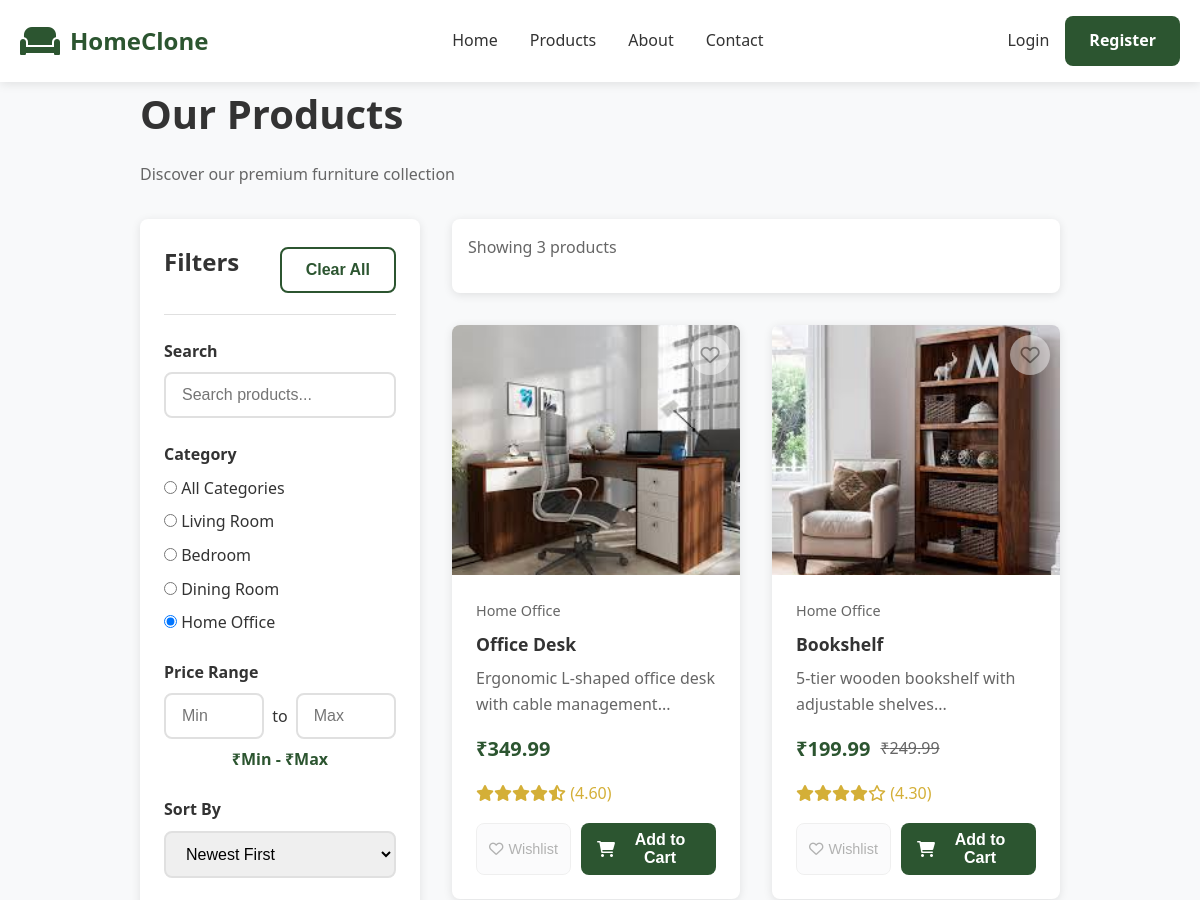
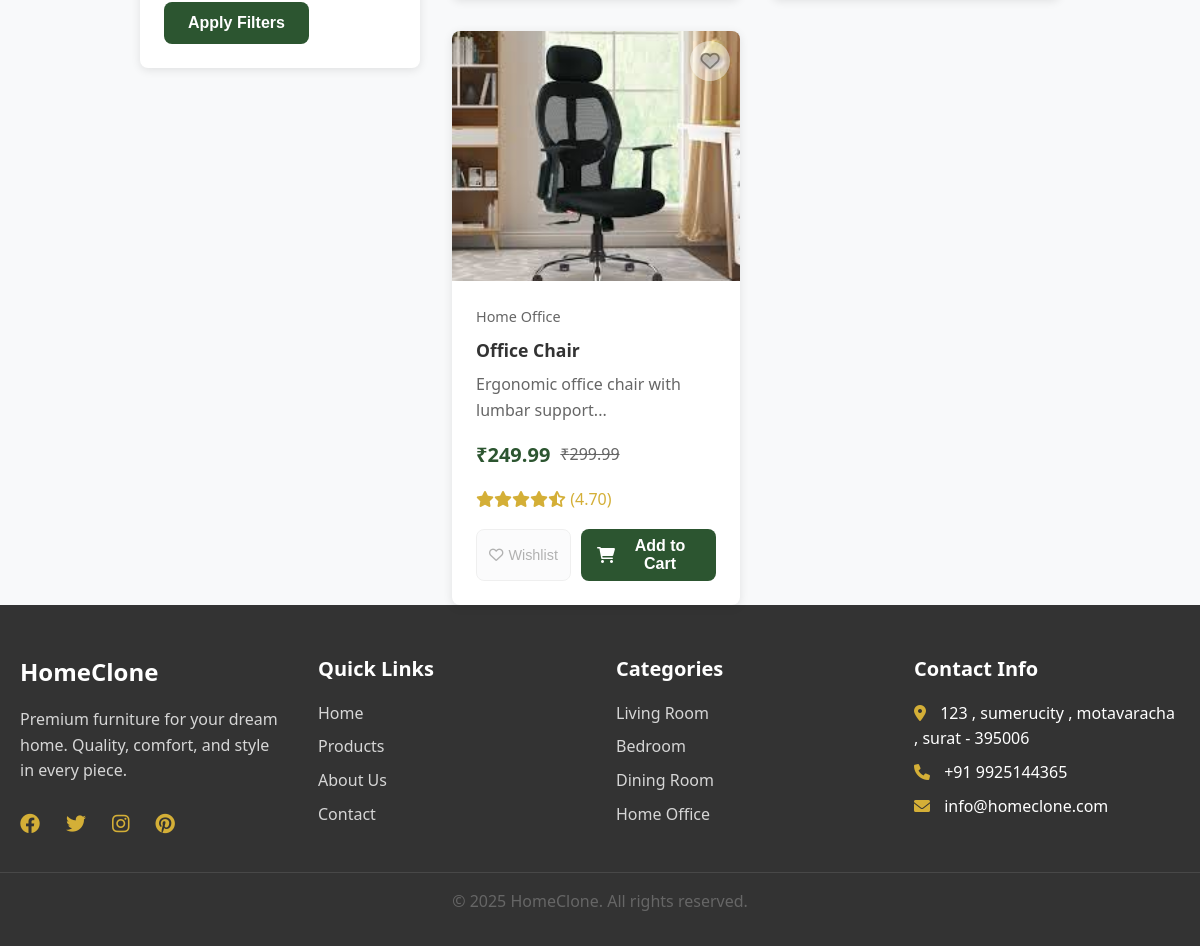
The page /products.php?category=4 on the database its author committed (2 pictures, top to bottom).
### tables this page shows
CREATE TABLE categories (
    id INT AUTO_INCREMENT PRIMARY KEY,
    name VARCHAR(100) NOT NULL,
    description TEXT,
    image VARCHAR(255),
    status ENUM('active', 'inactive') DEFAULT 'active',
    created_at TIMESTAMP DEFAULT CURRENT_TIMESTAMP
);

CREATE TABLE products (
    id INT AUTO_INCREMENT PRIMARY KEY,
    name VARCHAR(255) NOT NULL,
    description TEXT,
    price DECIMAL(10,2) NOT NULL,
    old_price DECIMAL(10,2),
    category_id INT,
    image VARCHAR(255),
    stock_quantity INT DEFAULT 0,
    rating DECIMAL(3,2) DEFAULT 0,
    featured BOOLEAN DEFAULT FALSE,
    status ENUM('active', 'inactive') DEFAULT 'active',
    created_at TIMESTAMP DEFAULT CURRENT_TIMESTAMP,
    FOREIGN KEY (category_id) REFERENCES categories(id)
);

### includes/functions.php (called while the page is built, shortened)
<?php
if (!function_exists('isLoggedIn')) {
function isLoggedIn() {
    return isset($_SESSION['user_id']);
}
function getProducts($filters = []) {
    global $pdo;
    $sql = "SELECT p.*, c.name as category_name FROM products p
            LEFT JOIN categories c ON p.category_id = c.id
            WHERE p.status = 'active'";
    $params = [];
    if (isset($filters['category']) && $filters['category'] != '') {
        $sql .= " AND p.category_id = ?";
        $params[] = $filters['category'];
    }
    $sort = isset($filters['sort']) ? $filters['sort'] : 'newest';
    switch($sort) {
        default:
            $sql .= " ORDER BY p.created_at DESC";
    }
    try {
        $stmt = $pdo->prepare($sql);
        $stmt->execute($params);
        return $stmt->fetchAll(PDO::FETCH_ASSOC);
    } catch (PDOException $e) {
        error_log("Error getting products: " . $e->getMessage());
        return [];
    }
}
}
?>

### products.php (the view, shortened to what this page needs)
<?php
include 'includes/config.php';
include 'includes/functions.php';
$filters = [
    'category' => $_GET['category'] ?? '',
    'search' => $_GET['search'] ?? '',
    'min_price' => $_GET['min_price'] ?? '',
    'max_price' => $_GET['max_price'] ?? '',
    'sort' => $_GET['sort'] ?? 'newest'
];
$categories = $pdo->query("SELECT * FROM categories WHERE status = 'active'")->fetchAll();
$products = getProducts($filters);
include 'includes/header.php';
?>
<div class="container">
    <div class="products-page">
        <div class="page-header">
            <h1>Our Products</h1>
            <p>Discover our premium furniture collection</p>
        </div>
        <div class="products-layout">
            <div class="filters-sidebar" id="filter-sidebar">
                <div class="filters-header">
                    <h3>Filters</h3>
                    <button type="button" class="btn btn-outline btn-sm" id="clear-filters">Clear All</button>
                </div>
                <form method="GET" action="" id="products-form">
                    <div class="filter-group">
                        <label class="form-label">Search</label>
                        <input type="text" class="form-control" name="search" value="<?php echo htmlspecialchars($filters['search']); ?>"
                               placeholder="Search products...">
                    </div>
                    <div class="filter-group">
                        <label class="form-label">Category</label>
                        <div class="category-filters">
                            <div class="form-check">
                                <input type="radio" class="form-check-input category-checkbox" name="category" value=""
                                       <?php echo empty($filters['category']) ? 'checked' : ''; ?> id="cat-all">
                                <label class="form-check-label" for="cat-all">All Categories</label>
                            </div>
                            <?php foreach ($categories as $category): ?>
                            <div class="form-check">
                                <input type="radio" class="form-check-input category-checkbox" name="category"
                                       value="<?php echo $category['id']; ?>"
                                       <?php echo $filters['category'] == $category['id'] ? 'checked' : ''; ?>
                                       id="cat-<?php echo $category['id']; ?>">
                                <label class="form-check-label" for="cat-<?php echo $category['id']; ?>">
                                    <?php echo $category['name']; ?>
                                </label>
                            </div>
                            <?php endforeach; ?>
                        </div>
                    </div>
                    <div class="filter-group">
                        <label class="form-label">Price Range</label>
                        <div class="price-inputs">
                            <input type="number" class="form-control" name="min_price" placeholder="Min"
                                   value="<?php echo $filters['min_price']; ?>" min="0">
                            <span>to</span>
                            <input type="number" class="form-control" name="max_price" placeholder="Max"
                                   value="<?php echo $filters['max_price']; ?>" min="0">
                        </div>
                        <div id="price-display" class="price-display">
                        </div>
                    </div>
                    <div class="filter-group">
                        <label class="form-label">Sort By</label>
                        <select class="form-control" name="sort" id="sort-select">
                            <option value="newest" <?php echo $filters['sort'] == 'newest' ? 'selected' : ''; ?>>Newest First</option>
                        </select>
                    </div>
                    <button type="submit" class="btn btn-primary btn-block" id="apply-filters">Apply Filters</button>
                </form>
            </div>
            <div class="products-main">
                <div class="products-header">
                    <div class="products-info">
                        <p>Showing <?php echo count($products); ?> products</p>
                    </div>
                </div>
                <?php if (empty($products)): ?>
                    <div class="no-products">
                        <i class="fas fa-search fa-3x"></i>
                        <h3>No products found</h3>
                        <p>Try adjusting your filters or search terms</p>
                        <a href="products.php" class="btn btn-primary">Clear Filters</a>
                    </div>
                <?php else: ?>
                    <div class="products-grid" id="products-grid">
                        <?php foreach ($products as $product):
                            $is_in_wishlist = false;
                        ?>
                        <div class="product-card">
                            <?php if ($product['old_price']): ?>
                                <div class="product-badge">Sale</div>
                            <?php endif; ?>
                            <div class="product-image-container">
                                <img src="images/<?php echo $product['image'] ?: 'placeholder.jpg'; ?>"
                                     alt="<?php echo htmlspecialchars($product['name']); ?>"
                                     class="product-img">
                                <div class="product-overlay">
                                    <button class="btn-wishlist-overlay <?php echo $is_in_wishlist ? 'active' : ''; ?>"
                                            data-product-id="<?php echo $product['id']; ?>"
                                            <?php echo !isLoggedIn() ? 'disabled' : ''; ?>>
                                        <i class="<?php echo $is_in_wishlist ? 'fas' : 'far'; ?> fa-heart"></i>
                                    </button>
                                </div>
                            </div>
                            <div class="product-info">
                                <div class="product-category"><?php echo $product['category_name']; ?></div>
                                <h3 class="product-title"><?php echo $product['name']; ?></h3>
                                <p class="product-description"><?php echo substr($product['description'], 0, 100); ?>...</p>
                                <div class="product-price">
                                    <span class="current-price">₹<?php echo $product['price']; ?></span>
                                    <?php if ($product['old_price']): ?>
                                        <span class="old-price">₹<?php echo $product['old_price']; ?></span>
                                    <?php endif; ?>
                                </div>
                                <div class="product-rating">
                                    <?php
                                    $rating = $product['rating'];
                                    for ($i = 1; $i <= 5; $i++):
                                        if ($i <= floor($rating)):
                                            echo '<i class="fas fa-star"></i>';
                                        elseif ($i - 0.5 <= $rating):
                                            echo '<i class="fas fa-star-half-alt"></i>';
                                        else:
                                            echo '<i class="far fa-star"></i>';
                                        endif;
                                    endfor;
                                    ?>
                                    <span>(<?php echo $rating; ?>)</span>
                                </div>
                                <div class="product-actions">
                                    <button class="btn-icon btn-wishlist <?php echo $is_in_wishlist ? 'active' : ''; ?>"
                                            data-product-id="<?php echo $product['id']; ?>"
                                            <?php echo !isLoggedIn() ? 'disabled' : ''; ?>>
                                        <i class="<?php echo $is_in_wishlist ? 'fas' : 'far'; ?> fa-heart"></i> Wishlist
                                    </button>
                                    <button class="btn btn-cart" data-product-id="<?php echo $product['id']; ?>">
                                        <i class="fas fa-shopping-cart"></i> Add to Cart
                                    </button>
                                </div>
                            </div>
                        </div>
                        <?php endforeach; ?>
                    </div>
                <?php endif; ?>
            </div>
        </div>
    </div>
</div>
<?php
include 'includes/footer.php';
?>

### css/style.css (style rules this page uses)
* { margin: 0; padding: 0; box-sizing: border-box; }
:root { --primary-color: #2c5530; --primary-dark: #1e3a24; --primary-light: #3a7042; --secondary-color: #d4af37; --accent-color: #8b4513; --text-dark: #333; --text-light: #666; --bg-light: #f8f9fa; --bg-white: #ffffff; --border-color: #e0e0e0; --shadow: 0 2px 10px rgba(0,0,0,0.1); --radius: 8px; }
body { font-family: 'Segoe UI', Tahoma, Geneva, Verdana, sans-serif; line-height: 1.6; color: var(--text-dark); background-color: var(--bg-light); }
.container { max-width: 1200px; margin: 0 auto; padding: 0 20px; }
h1, h2, h3, h4, h5, h6 { margin-bottom: 1rem; color: var(--text-dark); font-weight: 600; }
h1 { font-size: 2.5rem; }
h3 { font-size: 1.5rem; }
p { margin-bottom: 1rem; color: var(--text-light); }
.btn { display: inline-block; padding: 12px 24px; border: none; border-radius: var(--radius); text-decoration: none; text-align: center; font-weight: 600; cursor: pointer; transition: all 0.3s ease; font-size: 1rem; }
.btn-primary { background-color: var(--primary-color); color: white; }
.btn-outline { background-color: transparent; border: 2px solid var(--primary-color); color: var(--primary-color); }
.product-card { background: var(--bg-white); border-radius: var(--radius); overflow: hidden; box-shadow: var(--shadow); transition: all 0.3s ease; position: relative; }
.product-img { width: 100%; height: 250px; object-fit: cover; }
.product-badge { position: absolute; top: 10px; left: 10px; background: var(--secondary-color); color: white; padding: 5px 10px; border-radius: 20px; font-size: 0.8rem; font-weight: 600; }
.product-info { padding: 1.5rem; }
.product-title { font-size: 1.1rem; margin-bottom: 0.5rem; color: var(--text-dark); }
.product-category { color: var(--text-light); font-size: 0.9rem; margin-bottom: 0.5rem; }
.product-price { display: flex; align-items: center; gap: 10px; margin-bottom: 1rem; }
.current-price { font-size: 1.25rem; font-weight: 700; color: var(--primary-color); }
.old-price { font-size: 1rem; color: var(--text-light); text-decoration: line-through; }
.product-rating { color: var(--secondary-color); margin-bottom: 1rem; }
.product-actions { display: flex; gap: 10px; }
.btn-icon { padding: 8px 12px; border: none; border-radius: var(--radius); cursor: pointer; transition: all 0.3s ease; display: flex; align-items: center; gap: 5px; }
.btn-wishlist { background: var(--bg-light); color: var(--text-light); }
.btn-cart { background: var(--primary-color); color: white; flex: 1; }
.form-label { display: block; margin-bottom: 0.5rem; font-weight: 600; color: var(--text-dark); }
.form-control { width: 100%; padding: 12px 16px; border: 2px solid var(--border-color); border-radius: var(--radius); font-size: 1rem; transition: border-color 0.3s ease; }

### css/responsive.css (style rules this page uses)
@media (max-width: 1200px) { .container { max-width: 960px; } }

### rows shown on the page
categories: category "☐ Living Room", name "Living Room"
categories: category "☐ Bedroom", name "Bedroom"
categories: category "☐ Dining Room", name "Dining Room"
categories: category "☑ Home Office", name "Home Office"
products: image (picture), category.name "Home Office", name "Office Desk", description "Ergonomic L-shaped office desk with cable management", price "349.99", rating "4.60"
products: image (picture), category.name "Home Office", name "Bookshelf", description "5-tier wooden bookshelf with adjustable shelves", price "199.99", old_price "249.99", rating "4.30"
products: image (picture), category.name "Home Office", name "Office Chair", description "Ergonomic office chair with lumbar support", price "249.99", old_price "299.99", rating "4.70"

### other values the page prints
SITE_NAME "HomeClone"
count($products) "3"
